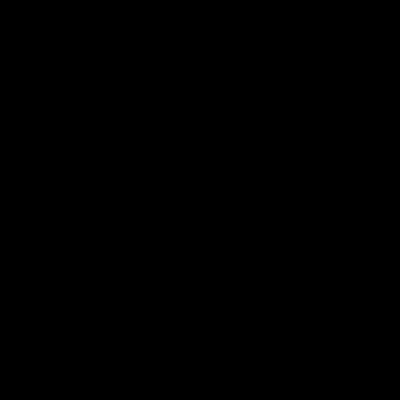
Frame 1 (no input)
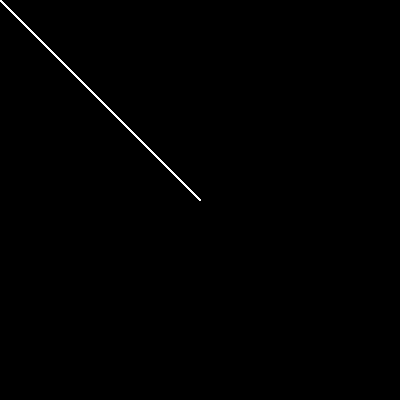
Frame 60 (the mouse pressed at the canvas centre just before this capture)
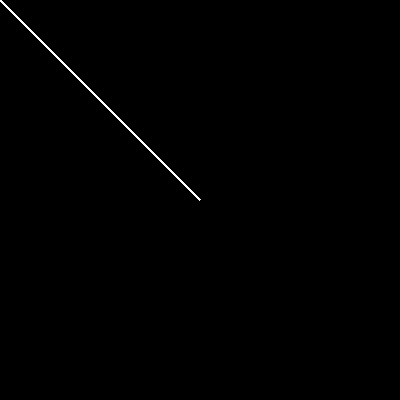
Frame 120 (the mouse held since frame 60 and released just before this capture)

The Processing sketch that drew these frames (run headless with seeded random() and noise(); from frame 60 on, the mouse is pressed at the canvas centre):

// Processing sketch: linha_branca_q_fica_preta
// ── linha_branca_q_fica_preta.pde
void setup() {
  size(400, 400);
  background(0);
}

void draw() {
  line(200, 200, mouseX, mouseY);
  if(mousePressed){
   stroke(0); 
  }else{
   stroke(255); 
  }
}
